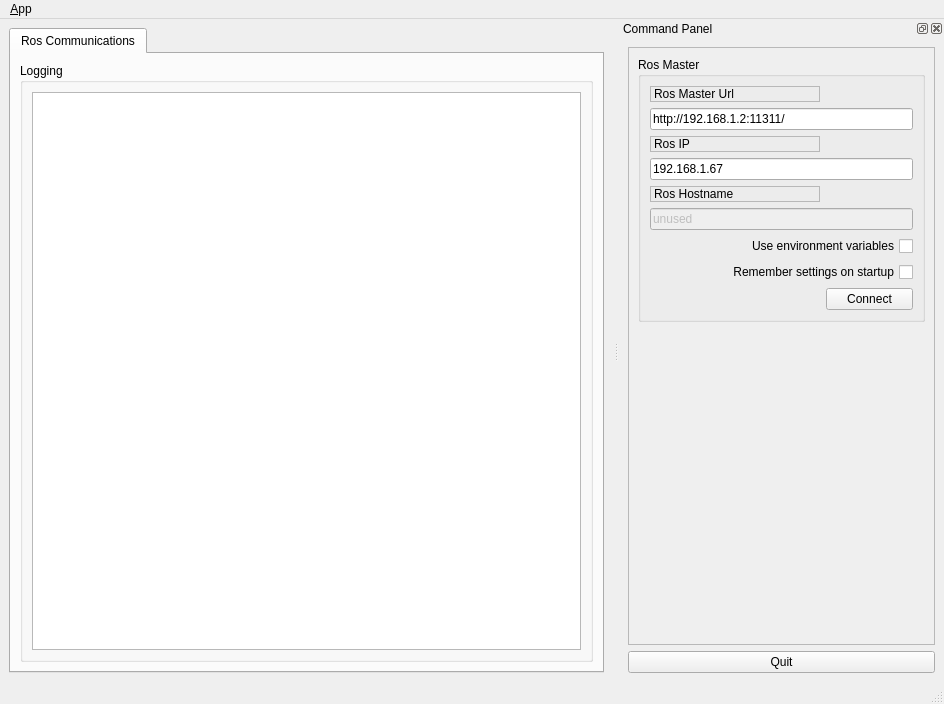
<?xml version="1.0" encoding="UTF-8"?>
<ui version="4.0">
 <class>MainWindowDesign</class>
 <widget class="QMainWindow" name="MainWindowDesign">
  <property name="geometry">
   <rect>
    <x>0</x>
    <y>0</y>
    <width>944</width>
    <height>704</height>
   </rect>
  </property>
  <property name="windowTitle">
   <string>Qt5Ros</string>
  </property>
  <property name="windowIcon">
   <iconset>
    <normaloff>../resources/images/icon.png</normaloff>../resources/images/icon.png</iconset>
  </property>
  <property name="locale">
   <locale language="English" country="Australia"/>
  </property>
  <widget class="QWidget" name="centralwidget">
   <layout class="QHBoxLayout">
    <item>
     <widget class="QTabWidget" name="tab_manager">
      <property name="minimumSize">
       <size>
        <width>100</width>
        <height>0</height>
       </size>
      </property>
      <property name="locale">
       <locale language="English" country="Australia"/>
      </property>
      <property name="currentIndex">
       <number>0</number>
      </property>
      <widget class="QWidget" name="tab_status">
       <attribute name="title">
        <string>Ros Communications</string>
       </attribute>
       <layout class="QVBoxLayout" name="verticalLayout_2">
        <item>
         <widget class="QGroupBox" name="groupBox_12">
          <property name="sizePolicy">
           <sizepolicy hsizetype="MinimumExpanding" vsizetype="Preferred">
            <horstretch>0</horstretch>
            <verstretch>0</verstretch>
           </sizepolicy>
          </property>
          <property name="title">
           <string>Logging</string>
          </property>
          <layout class="QGridLayout" name="gridLayout_3">
           <item row="0" column="0">
            <widget class="QListView" name="view_logging"/>
           </item>
          </layout>
         </widget>
        </item>
       </layout>
      </widget>
     </widget>
    </item>
   </layout>
  </widget>
  <widget class="QMenuBar" name="menubar">
   <property name="geometry">
    <rect>
     <x>0</x>
     <y>0</y>
     <width>944</width>
     <height>22</height>
    </rect>
   </property>
   <widget class="QMenu" name="menu_File">
    <property name="title">
     <string>&amp;App</string>
    </property>
    <addaction name="action_Preferences"/>
    <addaction name="separator"/>
    <addaction name="actionAbout"/>
    <addaction name="actionAbout_Qt"/>
    <addaction name="separator"/>
    <addaction name="action_Quit"/>
   </widget>
   <addaction name="menu_File"/>
  </widget>
  <widget class="QStatusBar" name="statusbar"/>
  <widget class="QDockWidget" name="dock_status">
   <property name="sizePolicy">
    <sizepolicy hsizetype="Minimum" vsizetype="Preferred">
     <horstretch>0</horstretch>
     <verstretch>0</verstretch>
    </sizepolicy>
   </property>
   <property name="minimumSize">
    <size>
     <width>325</width>
     <height>389</height>
    </size>
   </property>
   <property name="allowedAreas">
    <set>Qt::RightDockWidgetArea</set>
   </property>
   <property name="windowTitle">
    <string>Command Panel</string>
   </property>
   <attribute name="dockWidgetArea">
    <number>2</number>
   </attribute>
   <widget class="QWidget" name="dockWidgetContents_2">
    <layout class="QVBoxLayout" name="verticalLayout">
     <item>
      <widget class="QFrame" name="frame">
       <property name="sizePolicy">
        <sizepolicy hsizetype="Minimum" vsizetype="Preferred">
         <horstretch>0</horstretch>
         <verstretch>0</verstretch>
        </sizepolicy>
       </property>
       <property name="frameShape">
        <enum>QFrame::StyledPanel</enum>
       </property>
       <property name="frameShadow">
        <enum>QFrame::Raised</enum>
       </property>
       <layout class="QVBoxLayout" name="verticalLayout_3">
        <item>
         <widget class="QGroupBox" name="groupBox">
          <property name="title">
           <string>Ros Master</string>
          </property>
          <layout class="QGridLayout" name="gridLayout">
           <item row="0" column="0">
            <widget class="QLabel" name="label">
             <property name="frameShape">
              <enum>QFrame::StyledPanel</enum>
             </property>
             <property name="frameShadow">
              <enum>QFrame::Raised</enum>
             </property>
             <property name="text">
              <string>Ros Master Url</string>
             </property>
            </widget>
           </item>
           <item row="1" column="0" colspan="2">
            <widget class="QLineEdit" name="line_edit_master">
             <property name="text">
              <string>http://192.168.1.2:11311/</string>
             </property>
            </widget>
           </item>
           <item row="2" column="0">
            <widget class="QLabel" name="label_2">
             <property name="frameShape">
              <enum>QFrame::StyledPanel</enum>
             </property>
             <property name="frameShadow">
              <enum>QFrame::Raised</enum>
             </property>
             <property name="text">
              <string>Ros IP</string>
             </property>
            </widget>
           </item>
           <item row="3" column="0" colspan="2">
            <widget class="QLineEdit" name="line_edit_host">
             <property name="text">
              <string>192.168.1.67</string>
             </property>
            </widget>
           </item>
           <item row="4" column="0">
            <widget class="QLabel" name="label_3">
             <property name="frameShape">
              <enum>QFrame::StyledPanel</enum>
             </property>
             <property name="frameShadow">
              <enum>QFrame::Raised</enum>
             </property>
             <property name="text">
              <string>Ros Hostname</string>
             </property>
            </widget>
           </item>
           <item row="5" column="0" colspan="2">
            <widget class="QLineEdit" name="line_edit_topic">
             <property name="enabled">
              <bool>false</bool>
             </property>
             <property name="text">
              <string>unused</string>
             </property>
            </widget>
           </item>
           <item row="6" column="0" colspan="2">
            <widget class="QCheckBox" name="checkbox_use_environment">
             <property name="layoutDirection">
              <enum>Qt::RightToLeft</enum>
             </property>
             <property name="text">
              <string>Use environment variables</string>
             </property>
            </widget>
           </item>
           <item row="7" column="0" colspan="2">
            <widget class="QCheckBox" name="checkbox_remember_settings">
             <property name="layoutDirection">
              <enum>Qt::RightToLeft</enum>
             </property>
             <property name="text">
              <string>Remember settings on startup</string>
             </property>
            </widget>
           </item>
           <item row="8" column="0">
            <spacer name="horizontalSpacer">
             <property name="orientation">
              <enum>Qt::Horizontal</enum>
             </property>
             <property name="sizeHint" stdset="0">
              <size>
               <width>170</width>
               <height>21</height>
              </size>
             </property>
            </spacer>
           </item>
           <item row="8" column="1">
            <widget class="QPushButton" name="button_connect">
             <property name="enabled">
              <bool>true</bool>
             </property>
             <property name="sizePolicy">
              <sizepolicy hsizetype="MinimumExpanding" vsizetype="Fixed">
               <horstretch>0</horstretch>
               <verstretch>0</verstretch>
              </sizepolicy>
             </property>
             <property name="toolTip">
              <string>Set the target to the current joint trajectory state.</string>
             </property>
             <property name="statusTip">
              <string>Clear all waypoints and set the target to the current joint trajectory state.</string>
             </property>
             <property name="text">
              <string>Connect</string>
             </property>
            </widget>
           </item>
          </layout>
         </widget>
        </item>
        <item>
         <spacer name="verticalSpacer_3">
          <property name="orientation">
           <enum>Qt::Vertical</enum>
          </property>
          <property name="sizeHint" stdset="0">
           <size>
            <width>20</width>
            <height>233</height>
           </size>
          </property>
         </spacer>
        </item>
       </layout>
      </widget>
     </item>
     <item>
      <widget class="QPushButton" name="quit_button">
       <property name="sizePolicy">
        <sizepolicy hsizetype="MinimumExpanding" vsizetype="Fixed">
         <horstretch>0</horstretch>
         <verstretch>0</verstretch>
        </sizepolicy>
       </property>
       <property name="text">
        <string>Quit</string>
       </property>
      </widget>
     </item>
    </layout>
   </widget>
  </widget>
  <action name="action_Quit">
   <property name="text">
    <string>&amp;Quit</string>
   </property>
   <property name="shortcut">
    <string>Ctrl+Q</string>
   </property>
   <property name="shortcutContext">
    <enum>Qt::ApplicationShortcut</enum>
   </property>
  </action>
  <action name="action_Preferences">
   <property name="text">
    <string>&amp;Preferences</string>
   </property>
  </action>
  <action name="actionAbout">
   <property name="text">
    <string>&amp;About</string>
   </property>
  </action>
  <action name="actionAbout_Qt">
   <property name="text">
    <string>About &amp;Qt</string>
   </property>
  </action>
 </widget>
 <resources/>
 <connections>
  <connection>
   <sender>action_Quit</sender>
   <signal>triggered()</signal>
   <receiver>MainWindowDesign</receiver>
   <slot>close()</slot>
   <hints>
    <hint type="sourcelabel">
     <x>-1</x>
     <y>-1</y>
    </hint>
    <hint type="destinationlabel">
     <x>399</x>
     <y>299</y>
    </hint>
   </hints>
  </connection>
  <connection>
   <sender>quit_button</sender>
   <signal>clicked()</signal>
   <receiver>MainWindowDesign</receiver>
   <slot>close()</slot>
   <hints>
    <hint type="sourcelabel">
     <x>859</x>
     <y>552</y>
    </hint>
    <hint type="destinationlabel">
     <x>469</x>
     <y>299</y>
    </hint>
   </hints>
  </connection>
 </connections>
</ui>
